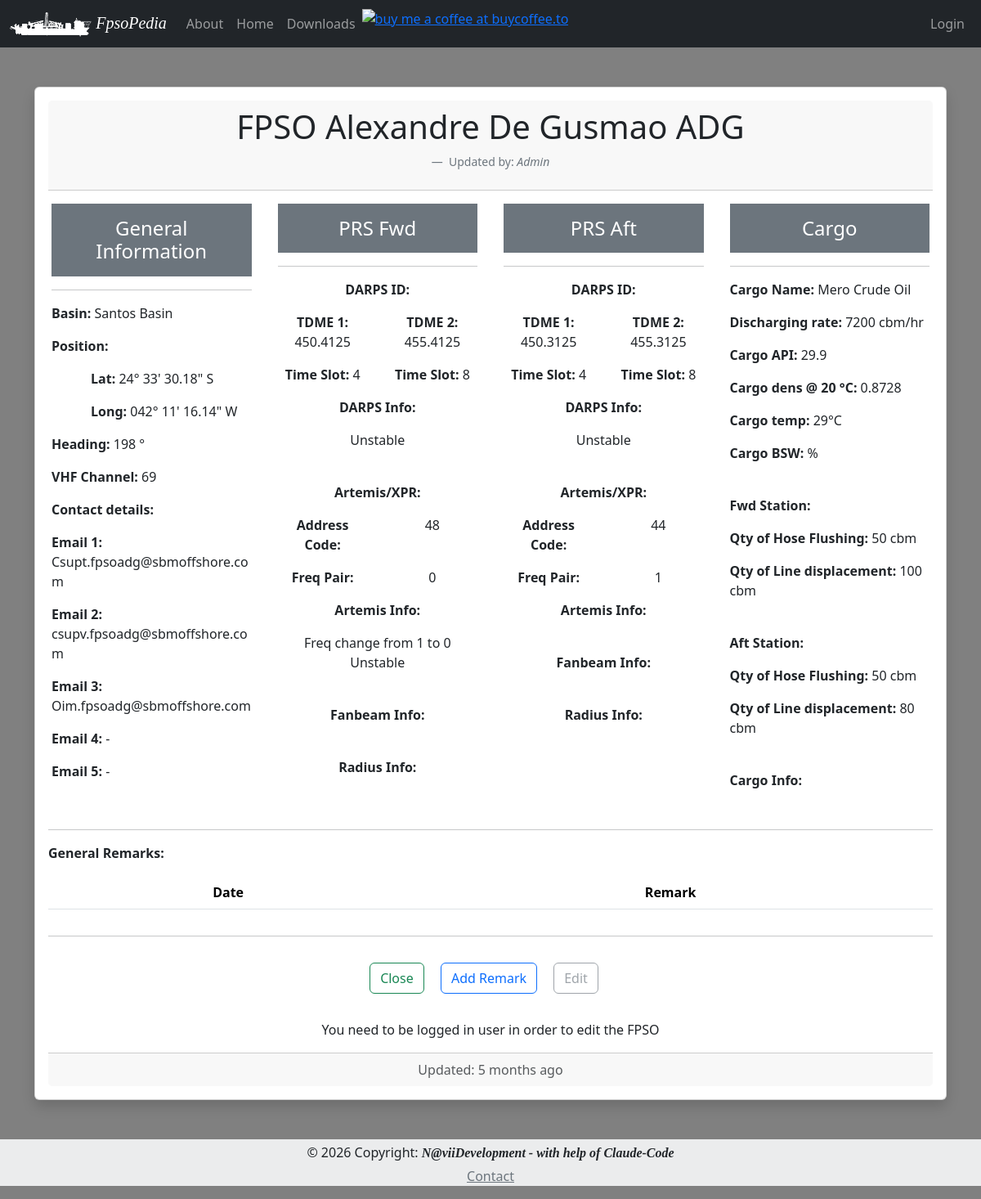
The app's page /fpso/25 with its own data.
### App/models.py (models this page shows, shortened)
class Fpso(db.Model):
    id = db.Column(db.Integer, primary_key=True)
    fpso_owner = db.Column(db.String, index=True, default="None")
    timestamp = db.Column(db.DateTime, default=datetime.utcnow)
    fpso_name = db.Column(db.String, unique=True, index=True)
    fpso_basin = db.Column(db.String, default="None", nullable = True)
    fpso_img_name = db.Column(db.String, default="default_fpso_card")
    fpso_remarks = db.Column(db.String, default="None")
    fpso_psn_lat_deg = db.Column(db.String, nullable = True)
    fpso_psn_lat_min = db.Column(db.String, nullable = True)
    fpso_psn_lat_sec = db.Column(db.String, nullable = True)
    fpso_psn_lat_NS = db.Column(db.String, default="S", nullable = True)
    fpso_psn_long_deg = db.Column(db.String, nullable = True)
    fpso_psn_long_min = db.Column(db.String, nullable = True)
    fpso_psn_long_sec = db.Column(db.String, nullable = True)
    fpso_psn_long_WE = db.Column(db.String, default="W", nullable = True)
    fpso_hdg = db.Column(db.String, nullable = True)
    fpso_disch_rate = db.Column(db.String, nullable = True)
    fpso_vhf = db.Column(db.String, default="None", nullable = True)
    fpso_email_1 = db.Column(db.String, default="fpso@example.com", nullable = True)
    fpso_email_2 = db.Column(db.String, default="fpso@example.com", nullable = True)
    fpso_email_3 = db.Column(db.String, default="fpso@example.com", nullable = True)
    fpso_email_4 = db.Column(db.String, default="fpso@example.com", nullable = True)
    fpso_email_5 = db.Column(db.String, default="fpso@example.com", nullable = True)
    cargo_name = db.Column(db.String, nullable = True)
    cargo_API = db.Column(db.String, nullable = True)
    cargo_dens = db.Column(db.String, nullable = True)
    cargo_temp = db.Column(db.String, nullable = True)
    cargo_bsw = db.Column(db.String, nullable = True)
    cargo_line_displ_fwd = db.Column(db.String, nullable = True)
    cargo_Hose_Flush_fwd = db.Column(db.String, nullable = True)
    cargo_line_displ_aft = db.Column(db.String, nullable = True)
    cargo_Hose_Flush_aft = db.Column(db.String, nullable = True)
    cargo_info = db.Column(db.String, nullable = True)
    darps_ID_fwd = db.Column(db.String, nullable = True)
    darps_1_tdma_fwd = db.Column(db.String, nullable = True)
    darps_2_tdma_fwd = db.Column(db.String, nullable = True)
    darps_info_fwd = db.Column(db.String, nullable = True)
    darps_1_ts_fwd = db.Column(db.String, nullable = True)
    darps_2_ts_fwd= db.Column(db.String, nullable = True)
    darps_ID_aft = db.Column(db.String, nullable = True)
    darps_1_tdma_aft = db.Column(db.String, nullable = True)
    darps_2_tdma_aft = db.Column(db.String, nullable = True)
    darps_info_aft = db.Column(db.String, nullable = True)
    darps_1_ts_aft = db.Column(db.String, nullable = True)
    darps_2_ts_aft= db.Column(db.String, nullable = True)
    artemis_address_code_fwd = db.Column(db.String, nullable = True)
    artemis_freq_pair_fwd = db.Column(db.String, nullable = True)
    artemis_info_fwd = db.Column(db.String, nullable = True)
    fanbeam_info_fwd = db.Column(db.String, nullable = True)
    radius_info_fwd = db.Column(db.String, nullable = True)
    artemis_address_code_aft = db.Column(db.String, nullable = True)
    artemis_freq_pair_aft = db.Column(db.String, nullable = True)
    artemis_info_aft = db.Column(db.String, nullable = True)
    fanbeam_info_aft = db.Column(db.String, nullable = True)
    radius_info_aft = db.Column(db.String, nullable = True)
    remarks = db.relationship('Remark', backref='fpso', lazy='dynamic')

### App/routes.py (the view)
@app.route('/fpso/<id>')
def fpso_page(id):
    form = EmptyForm()
    fpso = Fpso.query.get_or_404(id)
    remarks = Remark.query.order_by(Remark.id).all()
    return render_template('fpso_page.html', fpso=fpso, title='FPSO_Page', form=form, remarks=remarks)

### App/templates/fpso_page.html (shortened to what this page needs)
{% extends "base.html" %}
{%  block content %}
<div class="card text-center shadow p-3 mb-5 bg-body rounded">
  <div class="card-header ">
    <h2 class="display-6 mb-4">{{ fpso.fpso_name }}</h2>
    <figcaption class="blockquote-footer">
    Updated by: <cite title="Source Title"> {{ fpso.fpso_owner }}</cite>
  </figcaption>
  </div>
  <div class="row">
    <div class="card-body col-12 col-lg-3">
        <h4 class="card-title p-3 mb-2 bg-secondary text-white">General Information</h4>
        <hr>
        <p class="card-text text-start"><b>Basin: </b>{{ fpso.fpso_basin }}</p>
        <p class="card-text text-start"><b>Position: </b></p>
        <p class="card-text text-start ms-5"><b>Lat: </b>{{ fpso.fpso_psn_lat_deg }}&#176 {{ fpso.fpso_psn_lat_min }}' {{ fpso.fpso_psn_lat_sec }}" {{ fpso.fpso_psn_lat_NS }}</p>
        <p class="card-text text-start ms-5"><b>Long: </b>{{ fpso.fpso_psn_long_deg }}&#176 {{ fpso.fpso_psn_long_min }}' {{ fpso.fpso_psn_long_sec }}" {{ fpso.fpso_psn_long_WE }}</p>
        <p class="card-text text-start"><b>Heading: </b>{{ fpso.fpso_hdg }} &#176</p>
        <p class="card-text text-start"><b>VHF Channel: </b>{{ fpso.fpso_vhf }}</p>
        <p class="card-text text-start"><b>Contact details: </b></p>
        <p class="card-text text-start"><b>Email 1: </b>{{ " - " if fpso.fpso_email_1 == 'fpso@example.com' else fpso.fpso_email_1 }}</p>
        <p class="card-text text-start"><b>Email 2: </b>{{ " - " if fpso.fpso_email_2 == 'fpso@example.com' else fpso.fpso_email_2 }}</p>
        <p class="card-text text-start"><b>Email 3: </b>{{ " - " if fpso.fpso_email_3 == 'fpso@example.com' else fpso.fpso_email_3 }}</p>
        <p class="card-text text-start"><b>Email 4: </b>{{ " - " if fpso.fpso_email_4 == 'fpso@example.com' else fpso.fpso_email_4 }}</p>
        <p class="card-text text-start"><b>Email 5: </b>{{ " - " if fpso.fpso_email_5 == 'fpso@example.com' else fpso.fpso_email_5 }}</p>
    </div>
    <div class="card-body col-12 col-lg-3 ">
        <h4 class="card-title p-3 mb-2 bg-secondary text-white">PRS Fwd</h4>
        <hr>
        <p class="card-text text-center"><b>DARPS ID: </b>{{ fpso.darps_ID_fwd }}</p>
        <div class="row">
            <p class="card-text col-6"><b>TDME 1: </b>{{ fpso.darps_1_tdma_fwd }}</p>
            <p class="card-text col-6"><b>TDME 2: </b>{{ fpso.darps_2_tdma_fwd }}</p>
        </div>
        <div class="row">
            <p class="card-text col-6"><b>Time Slot: </b>{{ fpso.darps_1_ts_fwd }}</p>
            <p class="card-text col-6"><b>Time Slot: </b>{{ fpso.darps_2_ts_fwd }}</p>
        </div>
        <p class="card-text text-center"><b>DARPS Info: </b></p>
        <p class="card-text text-center">{{ fpso.darps_info_fwd }}</p>
        <br>
        <p class="card-text text-center"><b>Artemis/XPR: </b></p>
        <div class="row">
            <p class="card-text col-6"><b>Address Code: </b></p>
            <p class="card-text col-6">{{ fpso.artemis_address_code_fwd }}</p>
            <p class="card-text col-6"><b>Freq Pair: </b></p>
            <p class="card-text col-6"> {{ fpso.artemis_freq_pair_fwd }}</p>
        </div>
        <p class="card-text text-center"><b>Artemis Info: </b></p>
        <p class="card-text text-center">{{ fpso.artemis_info_fwd }}</p>
        <br>
        <p class="card-text text-center"><b>Fanbeam Info: </b></p>
        <br>
        <p class="card-text text-center"><b>Radius Info: </b></p>
    </div>
    <div class="card-body col-12 col-lg-3">
        <h4 class="card-title p-3 mb-2 bg-secondary text-white">PRS Aft</h4>
        <hr>
        <p class="card-text text-center"><b>DARPS ID: </b>{{ fpso.darps_ID_aft }}</p>
        <div class="row">
            <p class="card-text col-6"><b>TDME 1: </b>{{ fpso.darps_1_tdma_aft }}</p>
            <p class="card-text col-6"><b>TDME 2: </b>{{ fpso.darps_2_tdma_aft }}</p>
        </div>
        <div class="row">
            <p class="card-text col-6"><b>Time Slot: </b>{{ fpso.darps_1_ts_aft }}</p>
            <p class="card-text col-6"><b>Time Slot: </b>{{ fpso.darps_2_ts_aft }}</p>
        </div>
        <p class="card-text text-center"><b>DARPS Info: </b></p>
        <p class="card-text text-center">{{ fpso.darps_info_aft }}</p>
        <br>
        <p class="card-text text-center"><b>Artemis/XPR: </b></p>
        <div class="row">
            <p class="card-text col-6"><b>Address Code: </b></p>
            <p class="card-text col-6">{{ fpso.artemis_address_code_aft }}</p>
            <p class="card-text col-6"><b>Freq Pair: </b></p>
            <p class="card-text col-6">{{ fpso.artemis_freq_pair_aft }}</p>
        </div>
        <p class="card-text text-center"><b>Artemis Info: </b></p>
        <br>
        <p class="card-text text-center"><b>Fanbeam Info: </b></p>
        <br>
        <p class="card-text text-center"><b>Radius Info: </b></p>
    </div>
    <div class="card-body col-12 col-lg-3">
        <h4 class="card-title p-3 mb-2 bg-secondary text-white">Cargo</h4>
        <hr>
        <p class="card-text text-start"><b>Cargo Name: </b>{{ fpso.cargo_name }}</p>
        <p class="card-text text-start"><b>Discharging rate: </b>{{ fpso.fpso_disch_rate }} cbm/hr</p>
        <p class="card-text text-start"><b>Cargo API: </b>{{ fpso.cargo_API }}</p>
        <p class="card-text text-start"><b>Cargo dens @ 20 &#176C: </b>{{ fpso.cargo_dens }}</p>
        <p class="card-text text-start"><b>Cargo temp: </b>{{ fpso.cargo_temp }}&#176C</p>
         <p class="card-text text-start"><b>Cargo BSW: </b>{{ fpso.cargo_bsw }}&#37</p>
        <br>
        <p class="card-text text-start"><b>Fwd Station: </b></p>
        <p class="card-text text-start"><b>Qty of Hose Flushing: </b>{{ fpso.cargo_line_displ_fwd }} cbm</p>
        <p class="card-text text-start"><b>Qty of Line displacement: </b>{{ fpso.cargo_Hose_Flush_fwd }} cbm</p>
        <br>
        <p class="card-text text-start"><b>Aft Station: </b></p>
        <p class="card-text text-start"><b>Qty of Hose Flushing: </b>{{ fpso.cargo_line_displ_aft }} cbm</p>
        <p class="card-text text-start"><b>Qty of Line displacement: </b>{{ fpso.cargo_Hose_Flush_aft }} cbm</p>
        <br>
        <p class="card-text text-start"><b>Cargo Info: </b></p>
    </div>
  </div>
<hr>
 <p class="card-text text-start"><b>General Remarks: </b></p>
 <table class="table">
  <thead>
    <tr>
      <th scope="col">Date</th>
      <th scope="col">Remark</th>
    </tr>
  </thead>
</table>
<hr>
  <div class="row">
    <div class="card-body">
        <a href="{{ url_for('index') }}" class="btn btn-outline-success me-3 mb-3">Close</a>
        <a href="{{ url_for('add_remark', id=fpso.id) }}" class="btn btn-outline-primary me-3 mb-3">Add Remark</a>
        <a href="{{ url_for('edit_fpso', id=fpso.id) }}" class="btn btn-outline-secondary {{ '' if current_user.is_authenticated else 'disabled'}} me-3 mb-3">Edit</a>
    </div>
    <p class="fw-lighter">{{ " " if current_user.is_authenticated else "You need to be logged in user in order to edit the FPSO" }}</p>
  </div>
  <div class="card-footer text-muted">
    Updated: {{ moment(fpso.timestamp).fromNow(refresh=True) }}
  </div>
</div>
{% endblock %}

### App/static/css/style.css (style rules this page uses)
body { background-color: gray; }

### records on screen
Fpso: fpso_name "FPSO Alexandre De Gusmao ADG", fpso_owner "Admin", fpso_basin "Santos Basin", fpso_psn_lat_deg "24", fpso_psn_lat_min "33", fpso_psn_lat_sec "30.18", fpso_psn_lat_NS "S", fpso_psn_long_deg "042", fpso_psn_long_min "11", fpso_psn_long_sec "16.14", fpso_psn_long_WE "W", fpso_hdg "198", fpso_vhf "69", fpso_email_1 "Csupt.fpsoadg@sbmoffshore.com", fpso_email_2 "csupv.fpsoadg@sbmoffshore.com", fpso_email_3 "Oim.fpsoadg@sbmoffshore.com", fpso_email_4 "-", fpso_email_5 "-", darps_1_tdma_fwd "450.4125", darps_2_tdma_fwd "455.4125", darps_1_ts_fwd "4", darps_2_ts_fwd "8", darps_info_fwd "Unstable", artemis_address_code_fwd "48", artemis_freq_pair_fwd "0", artemis_info_fwd "Freq change from 1 to 0 Unstable", darps_1_tdma_aft "450.3125", darps_2_tdma_aft "455.3125", darps_1_ts_aft "4", darps_2_ts_aft "8", darps_info_aft "Unstable", artemis_address_code_aft "44", artemis_freq_pair_aft "1", cargo_name "Mero Crude Oil", fpso_disch_rate "7200", cargo_API "29.9", cargo_dens "0.8728", cargo_temp "29", cargo_line_displ_fwd "50", cargo_Hose_Flush_fwd "100", cargo_line_displ_aft "50", cargo_Hose_Flush_aft "80", timestamp "5 months ago"
